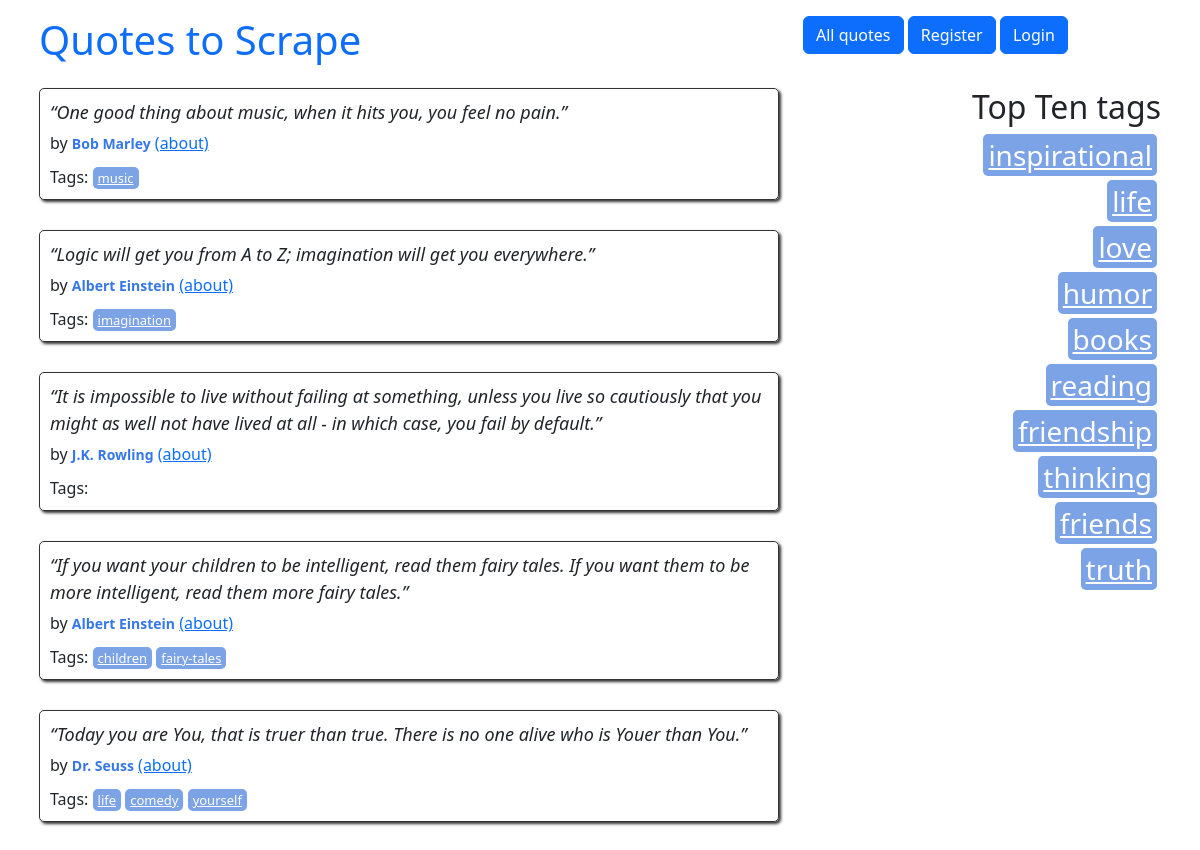
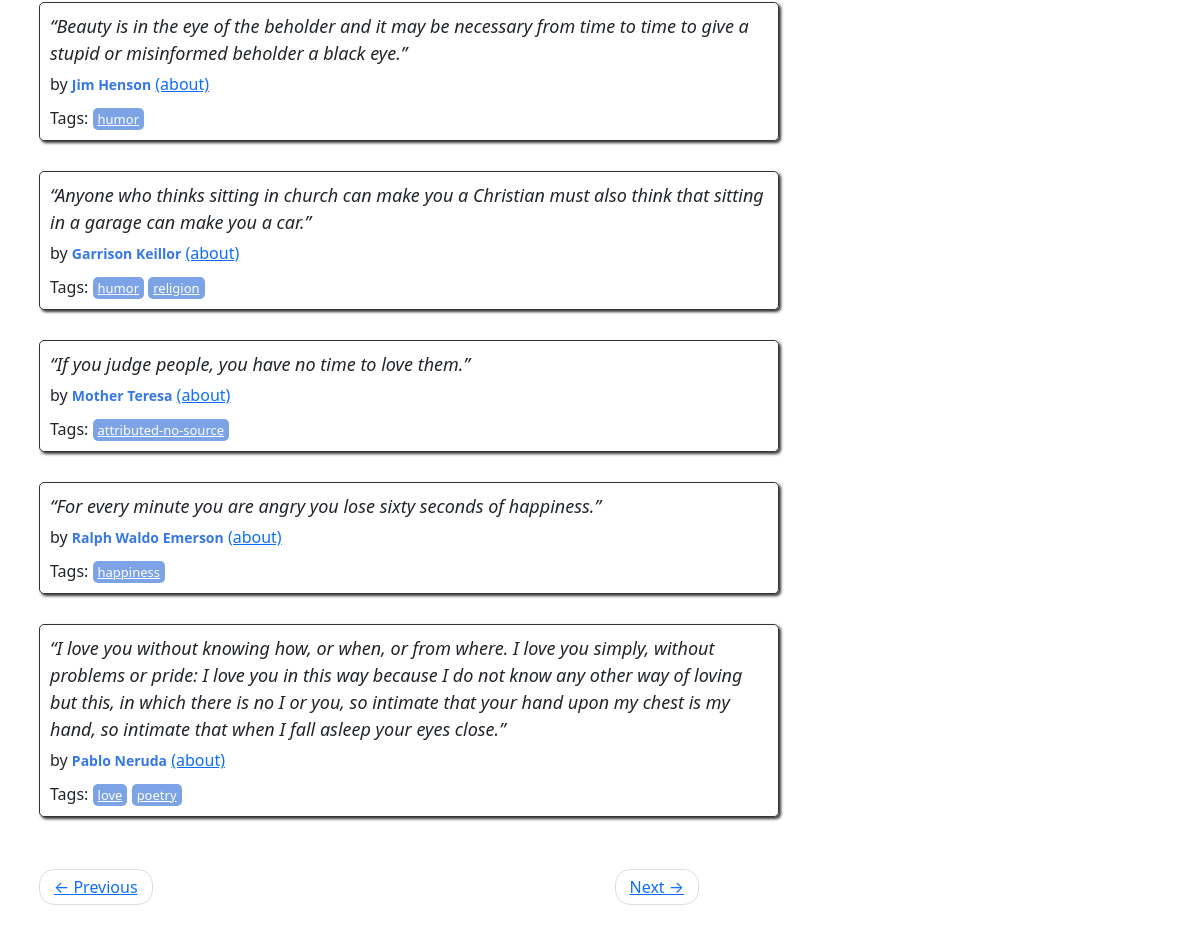
Page /8 on the committed database (2 pictures, top to bottom).
### quotes/models.py (models this page shows)
class Quote(models.Model):
    quote = models.TextField()
    tags = models.ManyToManyField(Tag)
    author = models.ForeignKey(Author, on_delete=models.CASCADE, default=None, null=True)
    created_at = models.DateTimeField(auto_now_add=True)
    user = models.ForeignKey(User, blank=True, null=True, on_delete=models.CASCADE, default=None)

class Author(models.Model):
    fullname = models.CharField(max_length=50)
    born_date = models.CharField(max_length=50)
    born_location = models.CharField(max_length=50)
    description = models.TextField()
    created_at = models.DateTimeField(auto_now_add=True)
    user = models.ForeignKey(User, blank=True, null=True, on_delete=models.CASCADE, default=None)
    def __str__(self):
        return self.fullname

class Tag(models.Model):
    name = models.CharField(max_length=30, unique=True, null=False)
    def __str__(self):
        return self.name

### quotes/views.py (the view)
# urls.py: path('', views.main, name='main'),
def main(request, page=1):
    if request.user.is_authenticated:
        quotes = Quote.objects.filter(Q(user=request.user) | Q(user=None)).order_by('-created_at')
    else:
        quotes = Quote.objects.filter(user=None).order_by('-created_at')
    per_page = 10
    paginator = Paginator(quotes, per_page)
    quotes_on_page = paginator.page(page)
    top_ten_tags = Tag.objects.annotate(num_quotes=Count('quote')).order_by('-num_quotes')[:10]
    return render(request, 'quotes/index.html', context={'quotes': quotes_on_page, 'tags': top_ten_tags})

### quotes/templates/quotes/index.html
{% extends 'my_project/base.html' %}
{% load extract %}
{% block content %}
<div class="row">
    <div class="col-md-8">
        {% for quote in quotes %}
        <div class="quote" itemscope="" itemtype="http://schema.org/CreativeWork">
            <span class="text" itemprop="text">{{quote.quote}}</span>
            <span>by <small class="author" itemprop="author">{{quote.author}}</small>
                <a href="{% url 'quotes:author' author_name=quote.author.fullname %}">(about)</a>
            </span>
            <div class="tags">
                Tags:
                {% for tag in quote.tags.all %}
                <a class="tag" href="{% url 'quotes:tag' tag_name=tag %}">{{tag}}</a>
                {% endfor %}
            </div>
        </div>
        {% endfor %}
    </div>
    <div class="col-md-4 tags-box">
        <h2>Top Ten tags</h2>
        {% for tag in tags %}
        <span class="tag-item">
        <a class="tag" style="font-size: 28px" href="{% url 'quotes:tag' tag_name=tag %}">{{tag}}</a>
        </span>
        {% endfor %}
    </div>
</div>
<div class="row">
    <nav>
        <ul class="pager">
            <li class="previous">
                <a class="{% if not quotes.has_previous %} disabled {% endif %}"
                   href="{% if quotes.has_previous %} {% url 'quotes:root_paginate' quotes.previous_page_number %} {% else %} # {% endif %}">
                    <span aria-hidden="true">←</span> Previous</a>
            </li>
            <li class="next">
                <a class="{% if not quotes.has_next %} disabled {% endif %}"
                   href="{% if quotes.has_next %} {% url 'quotes:root_paginate' quotes.next_page_number %} {% else %} # {% endif %}">Next <span aria-hidden="true">→</span></a>
            </li>
        </ul>
    </nav>
</div>
{% endblock %}

### quotes/static/quotes/style.css (style rules this page uses)
.quote { padding: 10px; margin-bottom: 30px; border: 1px solid #333333; border-radius: 5px; box-shadow: 2px 2px 3px #333333; }
.quote span.text { display: block; margin-bottom: 5px; font-size: large; font-style: italic; }
.quote small.author { font-weight: bold; color: #3677E8; }
.quote .tags { margin-top: 10px; }
.tag { padding: 2px 5px; border-radius: 5px; color: white; font-size: small; background-color: #7CA3E6; }
.pager { padding-left: 0; margin: 22px 0; list-style: none; text-align: center; }
.pager li { display: inline; }
.pager .previous>a, .pager .previous>span { float: left; }
.pager li>a, .pager li>span { display: inline-block; padding: 5px 14px; background-color: #ffffff; border: 1px solid #dddddd; border-radius: 15px; }
.tags-box { text-align: right; }
.tag-item { display: block; margin: 4px; }
.row { margin-left: -15px; margin-right: -15px; }

### rows in the picture
Quote: quote "“One good thing about music, when it hits you, you feel no pain.”", author "Bob Marley"
Tag: name "music"
Quote: quote "“Logic will get you from A to Z; imagination will get you everywhere.”", author "Albert Einstein"
Tag: name "imagination"
Quote: quote "“It is impossible to live without failing at something, unless you live so cautiously that you might as well not have lived at all - in which case, you fail by default.”", author "J.K. Rowling"
Quote: quote "“If you want your children to be intelligent, read them fairy tales. If you want them to be more intelligent, read them more fairy tales.”", author "Albert Einstein"
Tag: name "children"
Tag: name "fairy-tales"
Quote: quote "“Today you are You, that is truer than true. There is no one alive who is Youer than You.”", author "Dr. Seuss"
Tag: name "life"
Tag: name "comedy"
Tag: name "yourself"
Quote: quote "“Beauty is in the eye of the beholder and it may be necessary from time to time to give a stupid or misinformed beholder a black eye.”", author "Jim Henson"
Tag: name "humor"
Quote: quote "“Anyone who thinks sitting in church can make you a Christian must also think that sitting in a garage can make you a car.”", author "Garrison Keillor"
Tag: name "religion"
Quote: quote "“If you judge people, you have no time to love them.”", author "Mother Teresa"
Tag: name "attributed-no-source"
Quote: quote "“For every minute you are angry you lose sixty seconds of happiness.”", author "Ralph Waldo Emerson"
Tag: name "happiness"
Quote: quote "“I love you without knowing how, or when, or from where. I love you simply, without problems or pride: I love you in this way because I do not know any other way of loving but this, in which there is no I or you, so intimate that your hand upon my chest is my hand, so intimate that when I fall asleep your eyes close.”", author "Pablo Neruda"
Tag: name "love"
Tag: name "poetry"
Tag: name "inspirational"
Tag: name "books"
Tag: name "reading"
Tag: name "friendship"
Tag: name "thinking"
Tag: name "friends"
Tag: name "truth"
